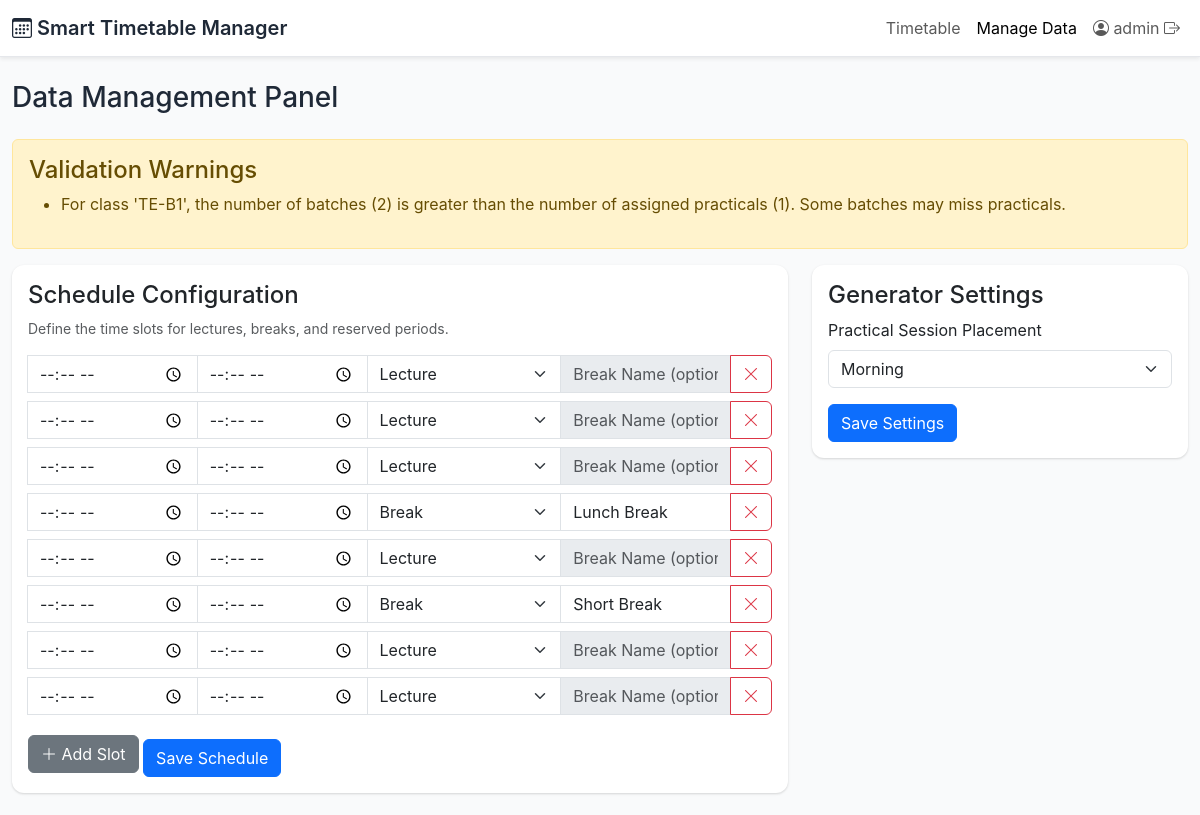
Page /manage (signed in, upper part) on the earlier database version.
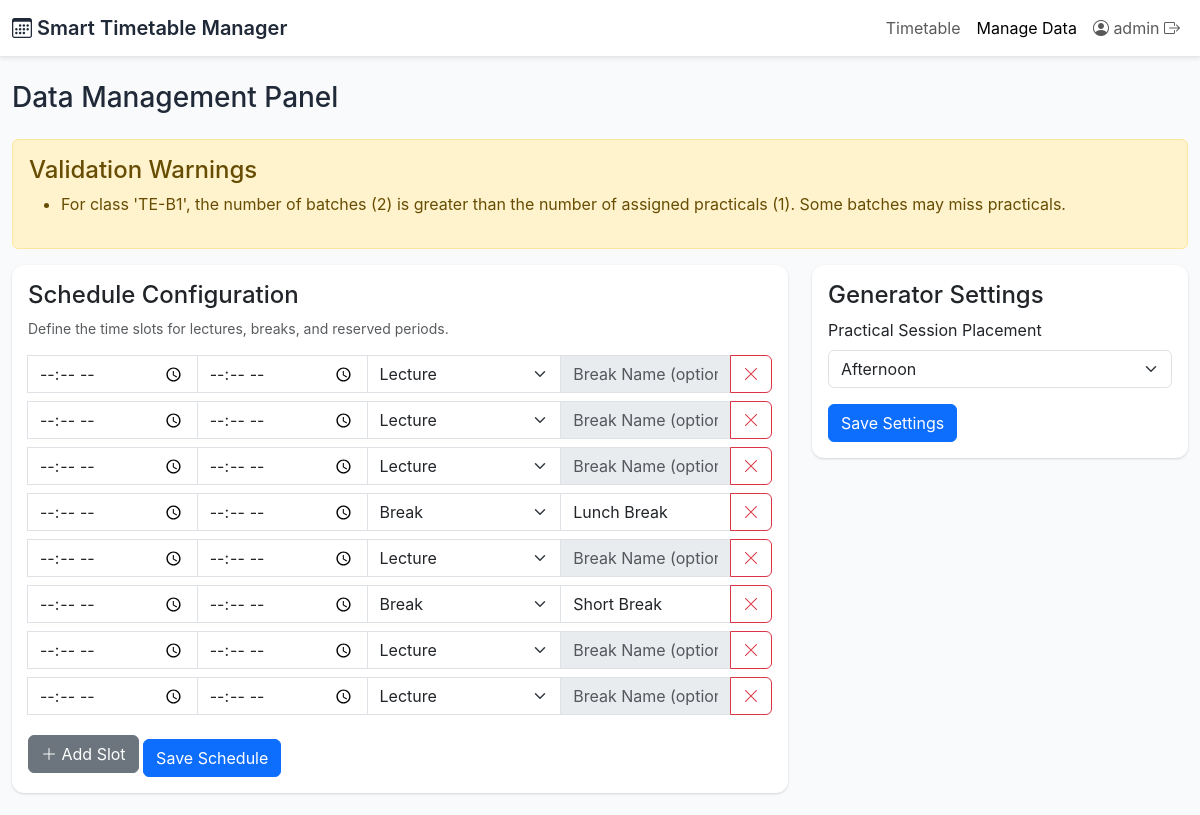
Same page on the later database version.
### tables this page shows
CREATE TABLE schedule_config (
                config_id INTEGER PRIMARY KEY AUTOINCREMENT,
                is_break INTEGER,
                start_time TEXT,
                end_time TEXT,
                break_name TEXT
            );

CREATE TABLE generation_settings (
                key TEXT PRIMARY KEY,
                value TEXT
            );

### app.py (the view, shortened to what this page needs)
@app.route('/manage', methods=['GET', 'POST'])
@login_required
def manage():
    db = get_db()
    cur = db.cursor()
    warnings = []
    classes_list = cur.execute('SELECT * FROM classes').fetchall()
    for class_obj in classes_list:
        num_batches = class_obj['num_batches']
        if num_batches > 1:
            practicals_count = cur.execute('SELECT COUNT(*) FROM courses WHERE class_id = ? AND is_lab = 1', (class_obj['class_id'],)).fetchone()[0]
            if practicals_count > 0 and num_batches > practicals_count:
                 warnings.append(f"For class '{class_obj['name']}', the number of batches ({num_batches}) is greater than the number of assigned practicals ({practicals_count}). Some batches may miss practicals.")
    teachers = cur.execute('SELECT teachers.*, teacher_preferences.preference FROM teachers LEFT JOIN teacher_preferences ON teachers.teacher_id = teacher_preferences.teacher_id').fetchall()
    subjects = cur.execute('SELECT * FROM subjects').fetchall()
    classrooms = cur.execute('SELECT * FROM classrooms').fetchall()
    courses = cur.execute('''
        SELECT c.*, t.name as teacher_name, sub.name as subject_name, cl.name as class_name, cl.num_batches
        FROM courses c
        JOIN teachers t ON c.teacher_id = t.teacher_id
        JOIN subjects sub ON c.subject_id = sub.subject_id
        JOIN classes cl ON c.class_id = cl.class_id
    ''').fetchall()
    batch_assignments = defaultdict(lambda: defaultdict(dict))
    assignments = cur.execute('''
        SELECT b.*, t.name as teacher_name
        FROM batch_teacher_assignments b
        JOIN teachers t ON b.teacher_id = t.teacher_id
    ''').fetchall()
    for a in assignments:
        batch_assignments[a['class_id']][a['subject_id']][a['batch_number']] = a['teacher_id']
    schedule_config = get_slot_times()
    practical_preference = cur.execute("SELECT value FROM generation_settings WHERE key = 'practical_preference'").fetchone()['value']
    return render_template('manage.html',
                           teachers=teachers,
                           subjects=subjects,
                           classes=classes_list,
                           classrooms=classrooms,
                           courses=courses,
                           schedule_config=schedule_config,
                           warnings=warnings,
                           batch_assignments=batch_assignments,
                           practical_preference=practical_preference)

### app.py (called while the page is built)
def get_db():
    db = getattr(g, '_database', None)
    if db is None:
        db = sqlite3.connect(DB_PATH)
        db.row_factory = sqlite3.Row
        g._database = db
    return db

@app.teardown_appcontext
def close_connection(exception):
    db = getattr(g, '_database', None)
    if db is not None:
        db.close()

def login_required(f):
    @wraps(f)
    def decorated_function(*args, **kwargs):
        if 'admin_id' not in session:
            flash('You need to be logged in to access this page.', 'warning')
            return redirect(url_for('admin_login'))
        return f(*args, **kwargs)
    return decorated_function

def get_slot_times():
    db = get_db()
    cur = db.cursor()
    cur.execute('SELECT * FROM schedule_config ORDER BY config_id')
    return cur.fetchall()

### templates/manage.html (shortened to what this page needs)
<!DOCTYPE html>
<html lang="en">
<head>
    <link rel="stylesheet" href="https://cdn.jsdelivr.net/npm/bootstrap@5.3.1/dist/css/bootstrap.min.css">
    <link rel="stylesheet" href="https://cdn.jsdelivr.net/npm/bootstrap-icons/font/bootstrap-icons.css">
    <link rel="stylesheet" href="{{ url_for('static', filename='css/style.css') }}">
</head>
<body>
    <nav class="navbar navbar-expand-lg navbar-light bg-white shadow-sm">
        <div class="container-fluid">
            <a class="navbar-brand" href="{{ url_for('index') }}">
                <i class="bi bi-calendar3"></i>
                Smart Timetable Manager
            </a>
            <div class="collapse navbar-collapse" id="navbarNav">
                <ul class="navbar-nav ms-auto">
                    <li class="nav-item">
                        <a class="nav-link" href="{{ url_for('index') }}">Timetable</a>
                    </li>
                    <li class="nav-item">
                        <a class="nav-link active" aria-current="page" href="{{ url_for('manage') }}">Manage Data</a>
                    </li>
                    <li class="nav-item">
                        {% if session.admin_id %}
                            <a class="nav-link" href="{{ url_for('admin_logout') }}">
                                <i class="bi bi-person-circle"></i> {{ session.admin_username }} <i class="bi bi-box-arrow-right"></i>
                            </a>
                        {% else %}
                            <a class="nav-link" href="{{ url_for('admin_login') }}">
                                <i class="bi bi-person-circle"></i> Admin Login
                            </a>
                        {% endif %}
                    </li>
                </ul>
            </div>
        </div>
    </nav>
    <div class="main-content container-fluid py-4">
        <h1 class="h3 mb-4">Data Management Panel</h1>
        {% if warnings %}
        <div class="alert alert-warning">
            <h4 class="alert-heading">Validation Warnings</h4>
            <ul>
                {% for warning in warnings %}
                <li>{{ warning }}</li>
                {% endfor %}
            </ul>
        </div>
        {% endif %}
        <div class="row">
            <div class="col-lg-8">
                <div class="card p-3 mb-4">
                    <h2 class="h4">Schedule Configuration</h2>
                    <p class="text-muted small">Define the time slots for lectures, breaks, and reserved periods.</p>
                    <form id="scheduleConfigForm" action="{{ url_for('manage') }}" method="post">
                        <div id="slotInputs">
                            {% for slot in schedule_config %}
                            <div class="input-group mb-2">
                                <input type="time" class="form-control" name="start_time" value="{{ slot.start_time }}" required>
                                <input type="time" class="form-control" name="end_time" value="{{ slot.end_time }}" required>
                                <select class="form-select" name="is_break">
                                    <option value="0" {% if slot.is_break == 0 %}selected{% endif %}>Lecture</option>
                                    <option value="1" {% if slot.is_break == 1 %}selected{% endif %}>Break</option>
                                </select>
                                <input type="text" class="form-control break-name-input" name="break_name" placeholder="Break Name (optional)" value="{{ slot.break_name or '' }}" {% if slot.is_break != 1 %}disabled{% endif %}>
                                <button type="button" class="btn btn-outline-danger remove-slot"><i class="bi bi-x-lg"></i></button>
                            </div>
                            {% endfor %}
                        </div>
                        <button type="button" class="btn btn-secondary mt-2" id="addSlotBtn"><i class="bi bi-plus-lg"></i> Add Slot</button>
                        <button type="submit" class="btn btn-primary mt-3">Save Schedule</button>
                    </form>
                </div>
            </div>
            <div class="col-lg-4">
                <div class="card p-3 mb-4">
                    <h2 class="h4">Generator Settings</h2>
                    <form id="practicalPrefForm" action="{{ url_for('manage') }}" method="post">
                        <div class="mb-3">
                            <label for="practicalPreference" class="form-label">Practical Session Placement</label>
                            <select id="practicalPreference" name="practical_preference" class="form-select">
                                <option value="morning" {% if practical_preference == 'morning' %}selected{% endif %}>Morning</option>
                                <option value="afternoon" {% if practical_preference == 'afternoon' %}selected{% endif %}>Afternoon</option>
                            </select>
                        </div>
                        <button type="submit" class="btn btn-primary">Save Settings</button>
                    </form>
                </div>
            </div>
        </div>
    </div>
</body>
</html>

### static/css/style.css (style rules this page uses)
:root { --primary-color: #3B82F6; --secondary-color: #6B7280; --light-bg: #F9FAFB; --white-color: #FFFFFF; --dark-text: #1F2937; --light-text: #6B7280; --border-color: #E5E7EB; --shadow-sm: 0 1px 2px 0 rgba(0, 0, 0, 0.05); --shadow: 0 1px 3px 0 rgba(0, 0, 0, 0.1), 0 1px 2px 0 rgba(0, 0, 0, 0.06); --font-family: 'Inter', -apple-system, BlinkMacSystemFont, 'Segoe UI', Roboto, 'Helvetica Neue', Arial, sans-serif; }
body { background-color: var(--light-bg); font-family: var(--font-family); color: var(--dark-text); }
.navbar { border-bottom: 1px solid var(--border-color); }
.navbar-brand { font-weight: 600; color: var(--dark-text) !important; }
.main-content .card { border: none; border-radius: 0.75rem; box-shadow: var(--shadow); background-color: var(--white-color); }

Differences in the rows shown:
changed generation_settings: practical_preference "Morning" → "Afternoon"
